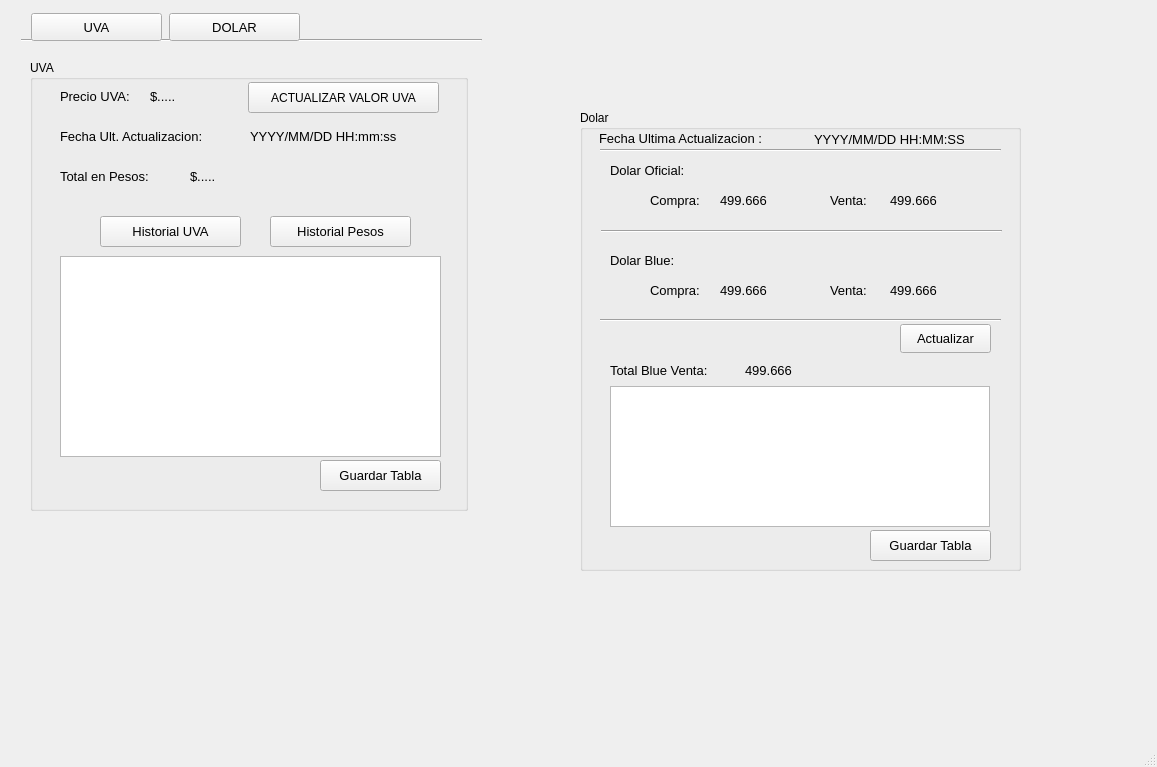
<?xml version="1.0" encoding="UTF-8"?>
<ui version="4.0">
 <class>MainWindow</class>
 <widget class="QMainWindow" name="MainWindow">
  <property name="geometry">
   <rect>
    <x>0</x>
    <y>0</y>
    <width>1157</width>
    <height>767</height>
   </rect>
  </property>
  <property name="windowTitle">
   <string>MainWindow</string>
  </property>
  <widget class="QWidget" name="centralwidget">
   <widget class="QGroupBox" name="Group_Dolar_Bl_Of">
    <property name="geometry">
     <rect>
      <x>580</x>
      <y>110</y>
      <width>441</width>
      <height>461</height>
     </rect>
    </property>
    <property name="title">
     <string>Dolar</string>
    </property>
    <widget class="QLabel" name="label_3">
     <property name="geometry">
      <rect>
       <x>30</x>
       <y>50</y>
       <width>121</width>
       <height>21</height>
      </rect>
     </property>
     <property name="font">
      <font>
       <pointsize>10</pointsize>
      </font>
     </property>
     <property name="text">
      <string>Dolar Oficial:</string>
     </property>
    </widget>
    <widget class="QLabel" name="label_5">
     <property name="geometry">
      <rect>
       <x>30</x>
       <y>140</y>
       <width>121</width>
       <height>21</height>
      </rect>
     </property>
     <property name="font">
      <font>
       <pointsize>10</pointsize>
      </font>
     </property>
     <property name="text">
      <string>Dolar Blue:</string>
     </property>
    </widget>
    <widget class="QLabel" name="label_Dolar_Oficial_Compra">
     <property name="geometry">
      <rect>
       <x>140</x>
       <y>80</y>
       <width>81</width>
       <height>21</height>
      </rect>
     </property>
     <property name="font">
      <font>
       <pointsize>10</pointsize>
      </font>
     </property>
     <property name="text">
      <string>499.666</string>
     </property>
    </widget>
    <widget class="QLabel" name="label_Dolar_Oficial_Venta">
     <property name="geometry">
      <rect>
       <x>310</x>
       <y>80</y>
       <width>81</width>
       <height>21</height>
      </rect>
     </property>
     <property name="font">
      <font>
       <pointsize>10</pointsize>
      </font>
     </property>
     <property name="text">
      <string>499.666</string>
     </property>
    </widget>
    <widget class="QLabel" name="label_6">
     <property name="geometry">
      <rect>
       <x>70</x>
       <y>80</y>
       <width>61</width>
       <height>21</height>
      </rect>
     </property>
     <property name="font">
      <font>
       <pointsize>10</pointsize>
      </font>
     </property>
     <property name="text">
      <string>Compra:</string>
     </property>
    </widget>
    <widget class="QLabel" name="label_7">
     <property name="geometry">
      <rect>
       <x>250</x>
       <y>80</y>
       <width>51</width>
       <height>21</height>
      </rect>
     </property>
     <property name="font">
      <font>
       <pointsize>10</pointsize>
      </font>
     </property>
     <property name="text">
      <string>Venta:</string>
     </property>
    </widget>
    <widget class="QLabel" name="label_Dolar_Blue_Venta">
     <property name="geometry">
      <rect>
       <x>310</x>
       <y>170</y>
       <width>81</width>
       <height>21</height>
      </rect>
     </property>
     <property name="font">
      <font>
       <pointsize>10</pointsize>
      </font>
     </property>
     <property name="text">
      <string>499.666</string>
     </property>
    </widget>
    <widget class="QLabel" name="label_Dolar_Blue_Compra">
     <property name="geometry">
      <rect>
       <x>140</x>
       <y>170</y>
       <width>81</width>
       <height>21</height>
      </rect>
     </property>
     <property name="font">
      <font>
       <pointsize>10</pointsize>
      </font>
     </property>
     <property name="text">
      <string>499.666</string>
     </property>
    </widget>
    <widget class="QLabel" name="label_8">
     <property name="geometry">
      <rect>
       <x>250</x>
       <y>170</y>
       <width>51</width>
       <height>21</height>
      </rect>
     </property>
     <property name="font">
      <font>
       <pointsize>10</pointsize>
      </font>
     </property>
     <property name="text">
      <string>Venta:</string>
     </property>
    </widget>
    <widget class="QLabel" name="label_9">
     <property name="geometry">
      <rect>
       <x>70</x>
       <y>170</y>
       <width>61</width>
       <height>21</height>
      </rect>
     </property>
     <property name="font">
      <font>
       <pointsize>10</pointsize>
      </font>
     </property>
     <property name="text">
      <string>Compra:</string>
     </property>
    </widget>
    <widget class="Line" name="line_2">
     <property name="geometry">
      <rect>
       <x>21</x>
       <y>111</y>
       <width>401</width>
       <height>20</height>
      </rect>
     </property>
     <property name="orientation">
      <enum>Qt::Horizontal</enum>
     </property>
    </widget>
    <widget class="Line" name="line_3">
     <property name="geometry">
      <rect>
       <x>20</x>
       <y>30</y>
       <width>401</width>
       <height>20</height>
      </rect>
     </property>
     <property name="orientation">
      <enum>Qt::Horizontal</enum>
     </property>
    </widget>
    <widget class="Line" name="line_4">
     <property name="geometry">
      <rect>
       <x>20</x>
       <y>200</y>
       <width>401</width>
       <height>20</height>
      </rect>
     </property>
     <property name="orientation">
      <enum>Qt::Horizontal</enum>
     </property>
    </widget>
    <widget class="QTableWidget" name="Table_Cant_Dolares">
     <property name="geometry">
      <rect>
       <x>30</x>
       <y>276</y>
       <width>380</width>
       <height>141</height>
      </rect>
     </property>
     <property name="font">
      <font>
       <pointsize>10</pointsize>
      </font>
     </property>
    </widget>
    <widget class="QPushButton" name="button_Guardar_Tabla_Dolar">
     <property name="geometry">
      <rect>
       <x>290</x>
       <y>420</y>
       <width>121</width>
       <height>31</height>
      </rect>
     </property>
     <property name="font">
      <font>
       <pointsize>10</pointsize>
      </font>
     </property>
     <property name="text">
      <string>Guardar Tabla</string>
     </property>
    </widget>
    <widget class="QPushButton" name="button_Actualizar_Datos_Dolar">
     <property name="geometry">
      <rect>
       <x>320</x>
       <y>214</y>
       <width>91</width>
       <height>29</height>
      </rect>
     </property>
     <property name="font">
      <font>
       <pointsize>10</pointsize>
      </font>
     </property>
     <property name="text">
      <string>Actualizar</string>
     </property>
    </widget>
    <widget class="QLabel" name="label_10">
     <property name="geometry">
      <rect>
       <x>30</x>
       <y>250</y>
       <width>130</width>
       <height>21</height>
      </rect>
     </property>
     <property name="font">
      <font>
       <pointsize>10</pointsize>
      </font>
     </property>
     <property name="text">
      <string>Total Blue Venta:</string>
     </property>
    </widget>
    <widget class="QLabel" name="label_Total_en_Pesos_Dolar">
     <property name="geometry">
      <rect>
       <x>165</x>
       <y>250</y>
       <width>111</width>
       <height>21</height>
      </rect>
     </property>
     <property name="font">
      <font>
       <pointsize>10</pointsize>
      </font>
     </property>
     <property name="text">
      <string>499.666</string>
     </property>
    </widget>
    <widget class="QLabel" name="label_11">
     <property name="geometry">
      <rect>
       <x>19</x>
       <y>18</y>
       <width>211</width>
       <height>21</height>
      </rect>
     </property>
     <property name="font">
      <font>
       <pointsize>10</pointsize>
      </font>
     </property>
     <property name="text">
      <string>Fecha Ultima Actualizacion :</string>
     </property>
    </widget>
    <widget class="QLabel" name="label_Fecha_Ultima_Actualizacion">
     <property name="geometry">
      <rect>
       <x>234</x>
       <y>19</y>
       <width>191</width>
       <height>21</height>
      </rect>
     </property>
     <property name="font">
      <font>
       <pointsize>10</pointsize>
      </font>
     </property>
     <property name="text">
      <string>YYYY/MM/DD HH:MM:SS</string>
     </property>
    </widget>
   </widget>
   <widget class="QGroupBox" name="Group_UVA">
    <property name="geometry">
     <rect>
      <x>30</x>
      <y>60</y>
      <width>438</width>
      <height>451</height>
     </rect>
    </property>
    <property name="title">
     <string>UVA</string>
    </property>
    <widget class="QPushButton" name="button_Ver_Historial_Pesos_Total">
     <property name="geometry">
      <rect>
       <x>240</x>
       <y>156</y>
       <width>141</width>
       <height>31</height>
      </rect>
     </property>
     <property name="font">
      <font>
       <pointsize>10</pointsize>
      </font>
     </property>
     <property name="text">
      <string>Historial Pesos</string>
     </property>
    </widget>
    <widget class="QTableWidget" name="Table_Cant_Uvas">
     <property name="geometry">
      <rect>
       <x>30</x>
       <y>196</y>
       <width>381</width>
       <height>201</height>
      </rect>
     </property>
     <property name="font">
      <font>
       <pointsize>10</pointsize>
      </font>
     </property>
    </widget>
    <widget class="QLabel" name="label_Fecha_Actualizacion_UVA">
     <property name="geometry">
      <rect>
       <x>220</x>
       <y>66</y>
       <width>191</width>
       <height>21</height>
      </rect>
     </property>
     <property name="font">
      <font>
       <pointsize>10</pointsize>
      </font>
     </property>
     <property name="text">
      <string>YYYY/MM/DD HH:mm:ss</string>
     </property>
    </widget>
    <widget class="QPushButton" name="button_Ver_Historial_UVA">
     <property name="geometry">
      <rect>
       <x>70</x>
       <y>156</y>
       <width>141</width>
       <height>31</height>
      </rect>
     </property>
     <property name="font">
      <font>
       <pointsize>10</pointsize>
      </font>
     </property>
     <property name="text">
      <string>Historial UVA</string>
     </property>
    </widget>
    <widget class="QLabel" name="label">
     <property name="geometry">
      <rect>
       <x>30</x>
       <y>26</y>
       <width>91</width>
       <height>21</height>
      </rect>
     </property>
     <property name="font">
      <font>
       <pointsize>10</pointsize>
      </font>
     </property>
     <property name="text">
      <string>Precio UVA: </string>
     </property>
    </widget>
    <widget class="QLabel" name="label_Precio_UVA">
     <property name="geometry">
      <rect>
       <x>120</x>
       <y>26</y>
       <width>131</width>
       <height>21</height>
      </rect>
     </property>
     <property name="font">
      <font>
       <pointsize>10</pointsize>
      </font>
     </property>
     <property name="text">
      <string>$.....</string>
     </property>
    </widget>
    <widget class="QPushButton" name="button_Actualizar_UVA">
     <property name="geometry">
      <rect>
       <x>218</x>
       <y>22</y>
       <width>191</width>
       <height>31</height>
      </rect>
     </property>
     <property name="font">
      <font>
       <pointsize>9</pointsize>
      </font>
     </property>
     <property name="text">
      <string>ACTUALIZAR VALOR UVA</string>
     </property>
    </widget>
    <widget class="QLabel" name="label_Total_en_Pesos">
     <property name="geometry">
      <rect>
       <x>160</x>
       <y>106</y>
       <width>191</width>
       <height>21</height>
      </rect>
     </property>
     <property name="font">
      <font>
       <pointsize>10</pointsize>
      </font>
     </property>
     <property name="text">
      <string>$.....</string>
     </property>
    </widget>
    <widget class="QLabel" name="label_2">
     <property name="geometry">
      <rect>
       <x>30</x>
       <y>66</y>
       <width>191</width>
       <height>21</height>
      </rect>
     </property>
     <property name="font">
      <font>
       <pointsize>10</pointsize>
      </font>
     </property>
     <property name="text">
      <string>Fecha Ult. Actualizacion:</string>
     </property>
    </widget>
    <widget class="QLabel" name="label_4">
     <property name="geometry">
      <rect>
       <x>30</x>
       <y>106</y>
       <width>121</width>
       <height>21</height>
      </rect>
     </property>
     <property name="font">
      <font>
       <pointsize>10</pointsize>
      </font>
     </property>
     <property name="text">
      <string>Total en Pesos:</string>
     </property>
    </widget>
    <widget class="QPushButton" name="button_Guardar_Tabla_UVA">
     <property name="geometry">
      <rect>
       <x>290</x>
       <y>400</y>
       <width>121</width>
       <height>31</height>
      </rect>
     </property>
     <property name="font">
      <font>
       <pointsize>10</pointsize>
      </font>
     </property>
     <property name="text">
      <string>Guardar Tabla</string>
     </property>
    </widget>
   </widget>
   <widget class="Line" name="line">
    <property name="geometry">
     <rect>
      <x>21</x>
      <y>32</y>
      <width>461</width>
      <height>16</height>
     </rect>
    </property>
    <property name="orientation">
     <enum>Qt::Horizontal</enum>
    </property>
   </widget>
   <widget class="QPushButton" name="button_Pestania_UVA">
    <property name="geometry">
     <rect>
      <x>31</x>
      <y>13</y>
      <width>131</width>
      <height>28</height>
     </rect>
    </property>
    <property name="font">
     <font>
      <pointsize>10</pointsize>
     </font>
    </property>
    <property name="text">
     <string>UVA</string>
    </property>
   </widget>
   <widget class="QPushButton" name="button_Pestania_DOLAR">
    <property name="geometry">
     <rect>
      <x>169</x>
      <y>13</y>
      <width>131</width>
      <height>28</height>
     </rect>
    </property>
    <property name="font">
     <font>
      <pointsize>10</pointsize>
     </font>
    </property>
    <property name="text">
     <string>DOLAR</string>
    </property>
   </widget>
  </widget>
  <widget class="QMenuBar" name="menubar">
   <property name="geometry">
    <rect>
     <x>0</x>
     <y>0</y>
     <width>1157</width>
     <height>26</height>
    </rect>
   </property>
  </widget>
  <widget class="QStatusBar" name="statusbar"/>
 </widget>
 <resources/>
 <connections/>
</ui>
